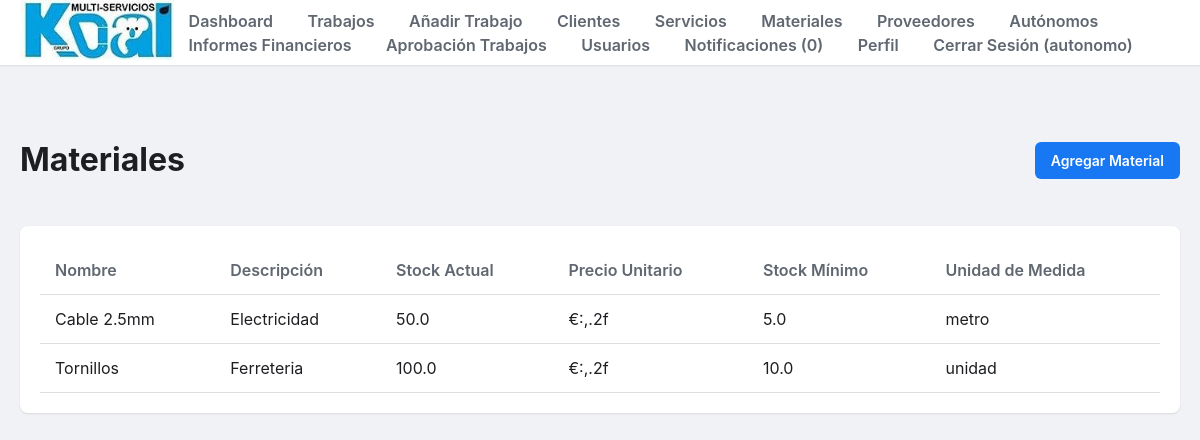
The app's page /materials/ (signed in) with its own data.
### tables this page shows
CREATE TABLE users (
  id INTEGER PRIMARY KEY AUTOINCREMENT,
  username TEXT NOT NULL UNIQUE,
  password_hash TEXT NOT NULL,
  role TEXT, -- This will store the role code (e.g., 'admin', 'cliente')
  nombre TEXT,
  telefono TEXT,
  email TEXT,
  nif TEXT,
  created_at TEXT DEFAULT CURRENT_TIMESTAMP
);

CREATE TABLE materiales (
  id INTEGER PRIMARY KEY AUTOINCREMENT,
  sku TEXT UNIQUE,
  ean TEXT,
  nombre TEXT,
  categoria TEXT,
  unidad TEXT,
  stock REAL DEFAULT 0, -- NUMERIC in SQLite is REAL
  stock_min REAL DEFAULT 0, -- NUMERIC in SQLite is REAL
  ubicacion TEXT -- taller, furgo1, furgo2...
);

### backend/materials.py (the view)
@bp.route('/')
@login_required
def list_materials():
    db = get_db()
    materials = db.execute(
        'SELECT id, sku, nombre, categoria, unidad, stock, stock_min, ubicacion FROM materiales ORDER BY nombre'
    ).fetchall()
    return render_template('materials/list.html', materials=materials)

### backend/auth.py (called while the page is built)
def login_required(view):
    @functools.wraps(view)
    def wrapped_view(**kwargs):
        if not current_user.is_authenticated:
            return redirect(url_for('auth.login'))
        return view(**kwargs)
    return wrapped_view

    @staticmethod
    def from_row(row):
        if row is None:
            return None
        return User(row["id"], row["username"], row["password_hash"], row["role"])

### backend/db.py (called while the page is built)
def get_db():
    if "db" not in g:
        try:
            path = current_app.config["DATABASE"]
            os.makedirs(os.path.dirname(path), exist_ok=True)
            g.db = sqlite3.connect(path, detect_types=sqlite3.PARSE_DECLTYPES)
            g.db.row_factory = sqlite3.Row
        except sqlite3.Error as e:
            print(f"ERROR: Could not connect to database in get_db: {e}")
            import traceback
            traceback.print_exc()
            g.db = None # Set g.db to None to avoid repeated attempts
            return None # Return None to indicate failure
    return g.db

### templates/materials/list.html (shortened to what this page needs)
{% extends "base.html" %}
{% block content %}
    <div class="content-header">
        <h1>Materiales</h1>
        <div>
            <a href="{{ url_for('materials.add_material') }}" class="btn btn-primary">Agregar Material</a>
        </div>
    </div>
    <div class="table-container">
        <table>
            <thead>
                <tr>
                    <th>Nombre</th>
                    <th>Descripción</th>
                    <th>Stock Actual</th>
                    <th>Precio Unitario</th>
                    <th>Stock Mínimo</th>
                    <th>Unidad de Medida</th>
                </tr>
            </thead>
            <tbody>
                {% for material in materials %}
                <tr class="{% if material.stock <= material.stock_min %}low-stock{% endif %}">
                    <td>{{ material['nombre'] }}</td>
                    <td>{{ material['categoria'] }}</td>
                    <td>{{ material['stock'] }}</td>
                    <td>€{{ ":,.2f".format(material['price']) }}</td>
                    <td>{{ material['stock_min'] }}</td>
                    <td>{{ material['unidad'] or '' }}</td>
                </tr>
                {% else %}
                <tr>
                    <td colspan="6">No hay materiales registrados.</td>
                </tr>
                {% endfor %}
            </tbody>
        </table>
    </div>
{% endblock %}

### templates/base.html (shortened to what this page needs)
<!DOCTYPE html>
<html lang="es">
<head>
    <link rel="stylesheet" href="{{ url_for('static', filename='style.css') }}">
</head>
<body>
    <header class="main-header">
        <div class="header-container">
            <a href="{{ url_for('index') if current_user.is_authenticated else url_for('auth.login') }}">
                <img src="{{ url_for('static', filename='logo.jpg') }}" alt="Grupo Koal Logo" class="logo">
            </a>
            <nav>
                {% if current_user.is_authenticated %}
                    <a href="{{ url_for('index') }}">Dashboard</a>
                    <a href="{{ url_for('jobs.list_jobs') }}">Trabajos</a>
                    <a href="{{ url_for('jobs.add_job') }}">Añadir Trabajo</a>
                    <a href="{{ url_for('clients.list_clients') }}">Clientes</a>
                    <a href="{{ url_for('services.list_services') }}">Servicios</a>
                    <a href="{{ url_for('materials.list_materials') }}">Materiales</a>
                    <a href="{{ url_for('providers.list_providers') }}">Proveedores</a>
                    <a href="{{ url_for('freelancers.list_freelancers') }}">Autónomos</a>
                    <a href="{{ url_for('reports.financial_reports') }}">Informes Financieros</a>
                    <a href="{{ url_for('jobs.list_jobs') }}">Aprobación Trabajos</a>
                    <a href="{{ url_for('users.list_users') }}">Usuarios</a>
                    <a href="{{ url_for('notifications.list_notifications') }}">Notificaciones (<span id="notification-count">0</span>)</a>
                    <a href="{{ url_for('profile.user_profile') }}">Perfil</a>
                    <a href="{{ url_for('auth.logout') }}">Cerrar Sesión ({{ current_user.username }})</a>
                {% else %}
                    <a href="{{ url_for('about.about') }}">Quiénes Somos</a>
                    <a href="{{ url_for('auth.login') }}">Iniciar Sesión</a>
                    <a href="{{ url_for('auth.register_general') }}">Registrarse</a>
                {% endif %}
            </nav>
        </div>
    </header>
    <main class="container">
        {% block content %}{% endblock %}
    </main>
</body>
</html>

### static/style.css (style rules this page uses)
body { font-family: -apple-system, BlinkMacSystemFont, "Segoe UI", Roboto, "Helvetica Neue", Arial, sans-serif; background-color: #f0f2f5; color: #1c1e21; line-height: 1.5; margin: 0; padding: 0; }
.container { max-width: 1200px; margin: 0 auto; padding: 20px; }
.main-header { background: #fff; box-shadow: 0 1px 2px rgba(0, 0, 0, 0.1); padding: 0 20px; margin-bottom: 30px; }
.header-container { display: flex; justify-content: space-between; align-items: center; max-width: 1200px; margin: 0 auto; height: 65px; }
.logo { max-height: 60px; width: auto; }
nav a { color: #606770; text-decoration: none; font-weight: 600; padding: 10px 15px; border-radius: 6px; transition: background-color 0.2s; }
.content-header { display: flex; justify-content: space-between; align-items: center; margin-bottom: 20px; }
.btn { padding: 8px 16px; border: none; border-radius: 6px; cursor: pointer; font-size: 14px; font-weight: 600; text-decoration: none; display: inline-block; text-align: center; }
.btn-primary { background-color: #1877f2; color: #fff; }
.table-container { background: #fff; padding: 20px; border-radius: 8px; box-shadow: 0 1px 2px rgba(0,0,0,0.1); }
table { width: 100%; border-collapse: collapse; }
th, td { text-align: left; padding: 12px 15px; border-bottom: 1px solid #dddfe2; }
thead th { font-weight: 600; color: #606770; }

### records on screen
users: username "autonomo"
materiales: nombre "Cable 2.5mm", categoria "Electricidad", stock "50.0", price ":,.2f", stock_min "5.0", unidad "metro"
materiales: nombre "Tornillos", categoria "Ferreteria", stock "100.0", price ":,.2f", stock_min "10.0", unidad "unidad"
